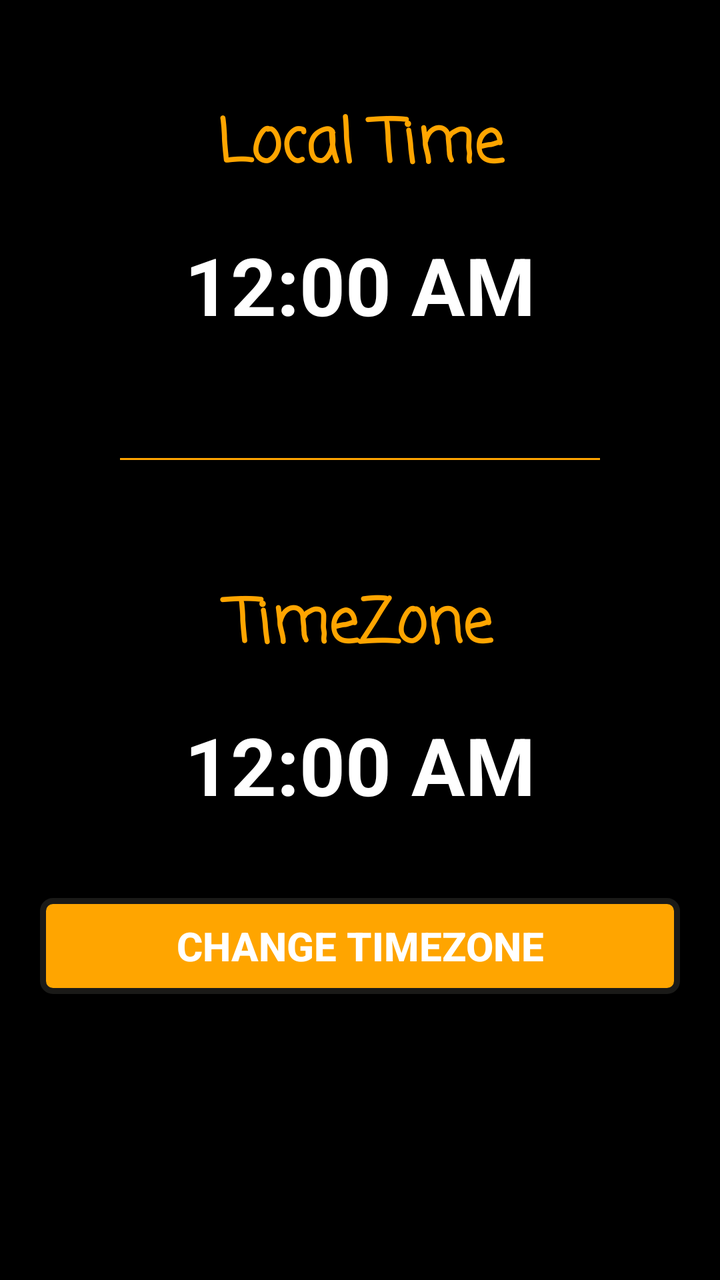
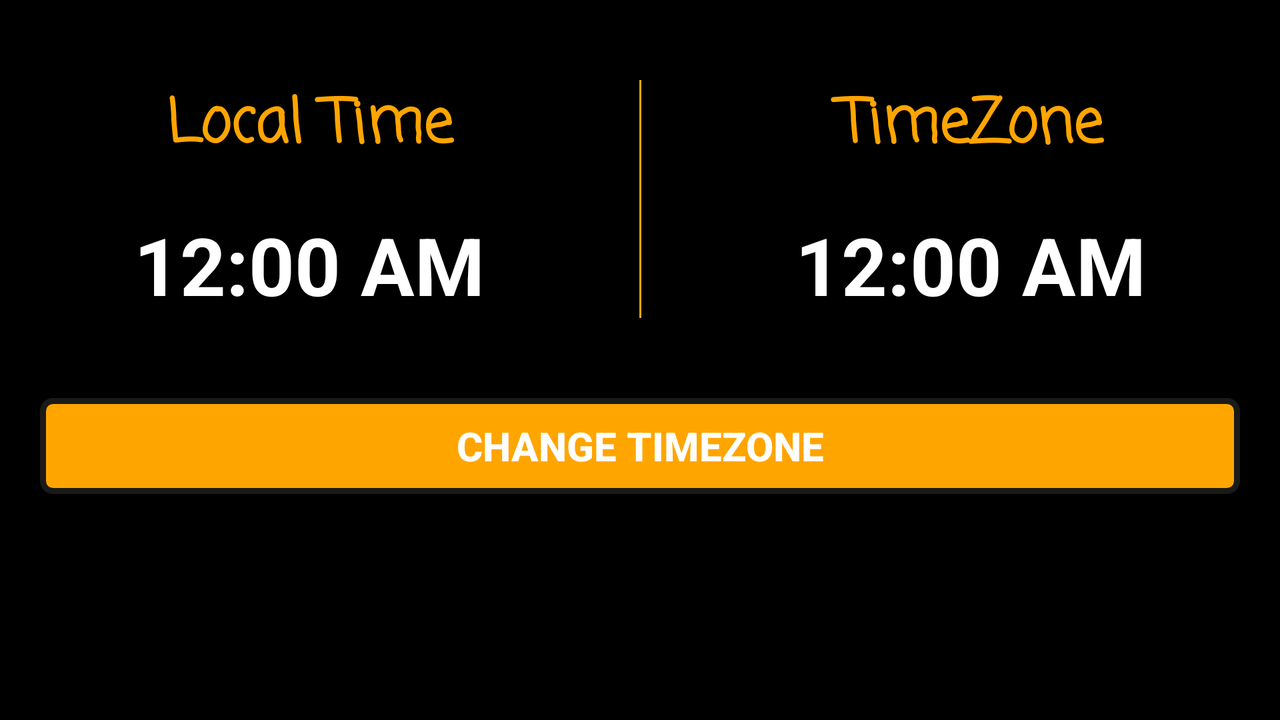

One screen, two layout resources from the same app: the default and the repository's alternative for another configuration. Each is rendered where Android would select it; the XML of both is given below.
<!-- AndroidManifest.xml: activity theme splashScreenTheme -->
<!-- res/layout/clock.xml -->
<?xml version="1.0" encoding="utf-8"?>
<ScrollView
    xmlns:android="http://schemas.android.com/apk/res/android"
    android:layout_height="match_parent"
    android:layout_width="match_parent"
    android:fillViewport="true">

    <LinearLayout
        android:layout_width="match_parent"
        android:layout_height="match_parent"
        android:orientation="vertical"
        android:background="@color/backgroundBlack">

        
        <TextView
            android:id="@+id/localTimeTextView"
            android:layout_width="match_parent"
            android:layout_height="wrap_content"
            android:textSize="30dp"
            android:textStyle="bold"
            android:gravity="center"
            android:textColor="@color/welcomeOrange"
            android:text="@string/local_time_text"
            android:layout_marginTop="50dp"
            android:fontFamily="casual"/>

        <TextClock
            android:id="@+id/localTime"
            android:layout_width="wrap_content"
            android:layout_height="wrap_content"
            android:layout_gravity="center"
            android:layout_marginTop="20dp"
            android:textColor="@color/normalTextColor"
            android:textSize="40dp"
            android:textStyle="bold" />


        
        <View
            android:layout_width="match_parent"
            android:layout_height="1dp"
            android:layout_margin="60dp"
            android:background="@color/welcomeOrange"/>


        
        <TextView
            android:id="@+id/choosenTimeZone"
            android:layout_width="match_parent"
            android:layout_height="wrap_content"
            android:gravity="center"
            android:text="@string/choosen_timeZone_text"
            android:textColor="@color/welcomeOrange"
            android:textSize="30dp"
            android:textStyle="bold"
            android:fontFamily="casual"/>

        <TextClock
            android:id="@+id/timeZoneTime"
            android:layout_width="wrap_content"
            android:layout_height="wrap_content"
            android:layout_gravity="center"
            android:layout_marginTop="20dp"
            android:textColor="@color/normalTextColor"
            android:textSize="40dp"
            android:textStyle="bold" />

        <Button
            android:id="@+id/changeTimeZone"
            android:layout_width="match_parent"
            android:layout_height="wrap_content"
            android:layout_gravity="center"
            android:background="@drawable/custom_button"
            android:layout_marginTop="40dp"
            android:layout_marginLeft="20dp"
            android:layout_marginRight="20dp"
            android:layout_marginBottom="10dp"
            android:text="@string/change_timeZone_text"
            android:textColor="@color/normalTextColor"
            android:textSize="20dp"
            android:textStyle="bold"
            android:onClick="goBackToTimeZoneActivity"/>

    </LinearLayout>
</ScrollView>
<!-- resources referenced by this layout -->
<resources>
  <color name="backgroundBlack">#000000</color>
  <color name="normalTextColor">#FFFFFF</color>
  <color name="welcomeOrange">#FFA500</color>
  <!-- drawable custom_button (drawable) -->
  <?xml version="1.0" encoding="utf-8"?>
      <shape
          xmlns:android="http://schemas.android.com/apk/res/android"
          android:shape="rectangle">
  
          <corners
              android:radius="5dp"
              />
  
          <solid
              android:color="@color/welcomeOrange"
              />
  
          <stroke
              android:color="@color/scrollBarBackColor"
              android:width="3dp"
              />
  
      </shape>
  <string name="change_timeZone_text">Change TimeZone</string>
  <string name="choosen_timeZone_text">TimeZone</string>
  <string name="local_time_text">Local Time</string>
  <style name="splashScreenTheme" parent="@android:style/Theme.DeviceDefault.Light.NoActionBar">
          <item name="android:windowBackground">@drawable/world_map_black_white_classic</item>
      </style>
  <color name="scrollBarBackColor">#1A1A18</color>
  <!-- drawable world_map_black_white_classic: jpg bitmap (drawable, 14520 bytes) -->
</resources>
<!-- res/layout-land/clock.xml (the repository's variant of the layout above) -->
<!-- drawn on the phone turned sideways -->
<?xml version="1.0" encoding="utf-8"?>
<ScrollView
    xmlns:android="http://schemas.android.com/apk/res/android"
    android:layout_height="match_parent"
    android:layout_width="match_parent"
    android:fillViewport="true">

    <LinearLayout
        android:layout_width="match_parent"
        android:layout_height="match_parent"
        android:orientation="vertical"
        android:background="@color/backgroundBlack">
    <LinearLayout
        android:layout_width="match_parent"
        android:layout_height="wrap_content"
        android:orientation="horizontal"
       >

        <LinearLayout
            android:layout_width="match_parent"
            android:layout_height="wrap_content"
            android:layout_weight="2"
            android:orientation="vertical">
        
        <TextView
            android:id="@+id/localTimeTextView"
            android:layout_width="match_parent"
            android:layout_height="match_parent"
            android:textSize="30dp"
            android:textStyle="bold"
            android:gravity="center"
            android:textColor="@color/welcomeOrange"
            android:text="@string/local_time_text"
            android:layout_marginTop="40dp"
            android:fontFamily="casual"/>

        <TextClock
            android:id="@+id/localTime"
            android:layout_width="wrap_content"
            android:layout_height="wrap_content"
            android:layout_gravity="center"
            android:layout_marginTop="20dp"
            android:textColor="@color/normalTextColor"
            android:textSize="40dp"
            android:textStyle="bold" />

        </LinearLayout>
        
        <View
            android:layout_width="1dp"
            android:layout_height="match_parent"
            android:layout_marginLeft="10dp"
            android:layout_marginRight="10dp"
            android:layout_marginTop="30dp"
            android:layout_marginBottom="10dp"
            android:layout_gravity="center"
            android:background="@color/welcomeOrange"/>


    <LinearLayout
        android:layout_width="match_parent"
        android:layout_height="wrap_content"
        android:orientation="vertical"
        android:layout_weight="2">
        
        <TextView
            android:id="@+id/choosenTimeZone"
            android:layout_width="match_parent"
            android:layout_height="match_parent"
            android:gravity="center"
            android:text="@string/choosen_timeZone_text"
            android:textColor="@color/welcomeOrange"
            android:textSize="30dp"
            android:textStyle="bold"
            android:layout_marginTop="40dp"
            android:fontFamily="casual"/>

        <TextClock
            android:id="@+id/timeZoneTime"
            android:layout_width="wrap_content"
            android:layout_height="wrap_content"
            android:layout_gravity="center"
            android:layout_marginTop="20dp"
            android:textColor="@color/normalTextColor"
            android:textSize="40dp"
            android:textStyle="bold" />
        </LinearLayout>

    </LinearLayout>

        <Button
            android:id="@+id/changeTimeZone"
            android:layout_width="match_parent"
            android:layout_height="wrap_content"
            android:layout_gravity="center"
            android:layout_marginBottom="10dp"
            android:layout_marginLeft="20dp"
            android:layout_marginRight="20dp"
            android:layout_marginTop="40dp"
            android:background="@drawable/custom_button"
            android:onClick="goBackToTimeZoneActivity"
            android:text="@string/change_timeZone_text"
            android:textColor="@color/normalTextColor"
            android:textSize="20dp"
            android:textStyle="bold" />

    </LinearLayout>

</ScrollView>
